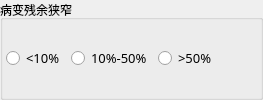
          <widget class="QGroupBox" name="m_grpBBCYXZ">
           <property name="title">
            <string>病变残余狭窄</string>
           </property>
           <layout class="QHBoxLayout" name="horizontalLayout_6">
            <property name="leftMargin">
             <number>3</number>
            </property>
            <property name="topMargin">
             <number>3</number>
            </property>
            <property name="rightMargin">
             <number>3</number>
            </property>
            <property name="bottomMargin">
             <number>3</number>
            </property>
            <item>
             <widget class="QRadioButton" name="m_radCYXZ10">
              <property name="font">
               <font>
                <family>微软雅黑</family>
                <pointsize>10</pointsize>
               </font>
              </property>
              <property name="text">
               <string>&lt;10%</string>
              </property>
             </widget>
            </item>
            <item>
             <widget class="QRadioButton" name="m_radCYXZ50">
              <property name="font">
               <font>
                <family>微软雅黑</family>
                <pointsize>10</pointsize>
               </font>
              </property>
              <property name="text">
               <string>10%-50%</string>
              </property>
             </widget>
            </item>
            <item>
             <widget class="QRadioButton" name="m_radCYXZDY50">
              <property name="font">
               <font>
                <family>微软雅黑</family>
                <pointsize>10</pointsize>
               </font>
              </property>
              <property name="text">
               <string>&gt;50%</string>
              </property>
             </widget>
            </item>
            <item>
             <spacer name="horizontalSpacer_5">
              <property name="font">
               <font>
                <family>微软雅黑</family>
                <pointsize>10</pointsize>
               </font>
              </property>
              <property name="orientation">
               <enum>Qt::Horizontal</enum>
              </property>
              <property name="sizeHint" stdset="0">
               <size>
                <width>40</width>
                <height>20</height>
               </size>
              </property>
             </spacer>
            </item>
           </layout>
          </widget>
